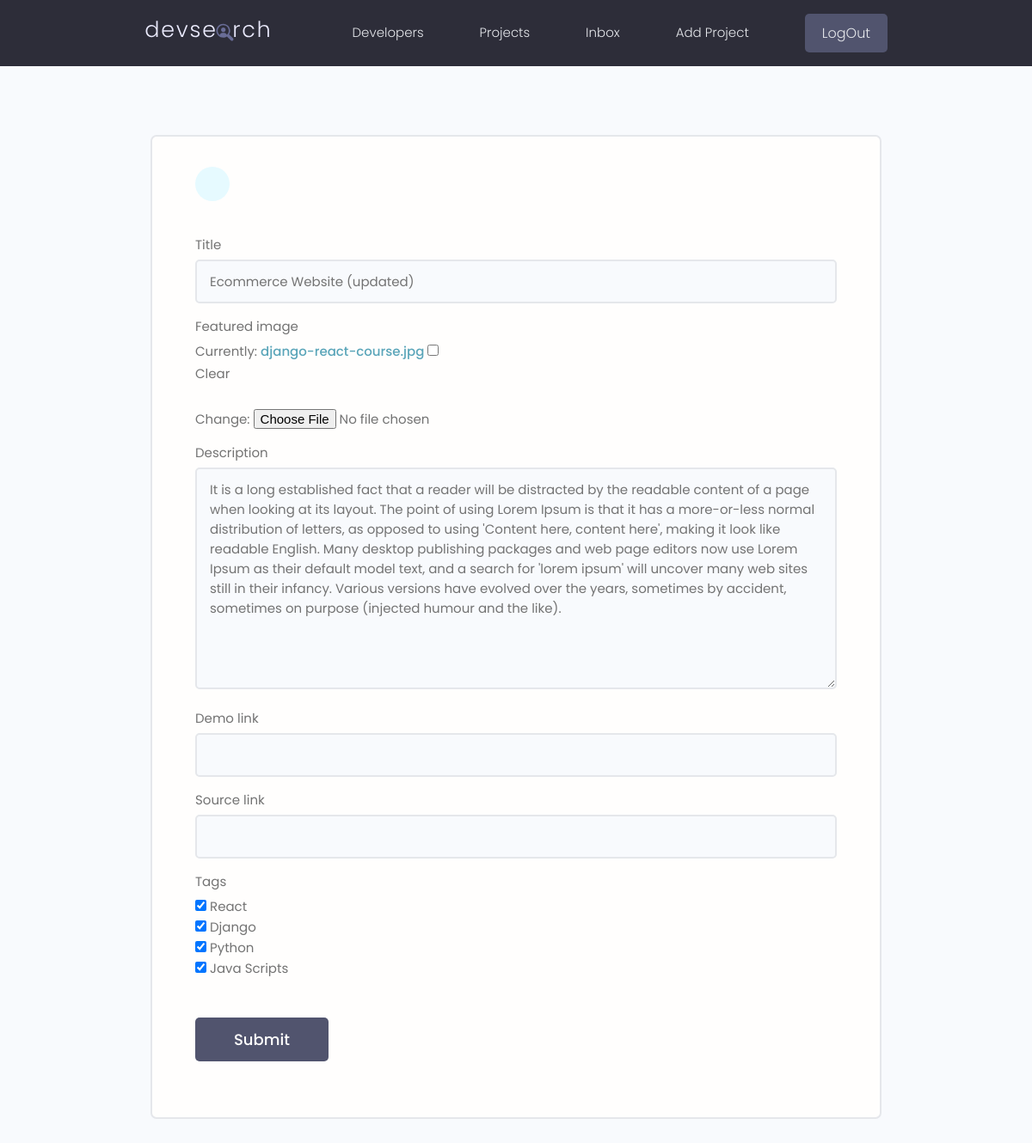
Screenshot of /practiceapp/update-project/d8c030150a324cce99af3295604e9eb4/ (signed in) with the database file from the repository.
### practiceapp/models.py (models this page shows, shortened)
class Project(models.Model):
    owner = models.ForeignKey(Profiles, null=True, blank=True, on_delete=models.SET_NULL)
    title = models.CharField(max_length=200)
    description = models.TextField(null=True, blank=True)
    featured_image = models.ImageField(null=True, blank=True, default="default.jpg")
    demo_link = models.CharField(max_length=2000, null=True, blank=True)
    source_link = models.CharField(max_length=2000, null=True, blank=True)
    tags = models.ManyToManyField('Tag',blank=True)
    vote_total = models.IntegerField(default=0, null=True, blank= True)
    vote_ratio = models.IntegerField(default=0, null=True, blank= True)
    created = models.DateTimeField(auto_now_add=True)
    id = models.UUIDField(default=uuid.uuid4, unique=True, editable=False, primary_key=True)

### practiceapp/views.py (the view)
# urls.py: path('update-project/<str:pk>/', views.updateproject, name="update-project"),
@login_required(login_url="login")
def updateproject(request, pk):
    project = Project.objects.get(id=pk)
    form = ProjectForm(instance = project)
    if request.method == "POST":
        form = ProjectForm(request.POST,request.FILES, instance=project)
        if form.is_valid():
            form.save()
            return redirect("projects")
    context = {
        "form": form
    }
    return render(request, "practiceapp/project_form.html",context)

### practiceapp/forms.py
class ProjectForm(ModelForm):
    class Meta:
        model = Project
        fields = ['title','featured_image', 'description', 'demo_link', 'source_link','tags']
        widgets = {
            'tags': forms.CheckboxSelectMultiple(),
        }
    def __init__(self, *args, **kwargs):
           super(ProjectForm, self).__init__(*args, **kwargs)
           for name, field in self.fields.items():
                field.widget.attrs.update({'class':'input'})

### practiceapp/models.py (called while the page is built)
    def __str__(self):
        return self.name

### practiceapp/templates/practiceapp/project_form.html (shortened to what this page needs)
{% extends "main.html" %}
{% block body %}
    <main class="formPage my-xl">
        <div class="content-box">
            <div class="formWrapper">
                <a class="backButton" href="#"></a>
                <br>
                <form class="form" method="POST" enctype="multipart/form-data">
                    {% for field in form %}
                    <div class="form__field">
                        <label for="formInput#text">{{field.label}} </label>
                        {{field}}
                    </div>
                    {% endfor %}
                    <input class="btn btn--sub btn--lg  my-md" type="submit" value="Submit" />
                </form>
            </div>
        </div>
    </main>
{% endblock %}

### static/styles/app.css (style rules this page uses)
.btn--sub { background-color: var(--color-sub-light); }
.content-box { width: 95%; max-width: 85rem; margin: 0 auto; }
.backButton { background: var(--color-main-light); color: var(--color-main); width: 4rem; height: 4rem; display: flex; align-items: center; justify-content: center; border-radius: 50%; }
.formPage .formWrapper { list-style: none; background: var(--color-white); padding: 3.5rem 5rem; border: 2px solid var(--color-light); border-radius: 0.7rem; }

### static/uikit/styles/modules/_base.css (style rules this page uses)
* { margin: 0; padding: 0; box-sizing: border-box; text-rendering: optimizeLegibility; color: inherit; font-size: inherit; }
body { line-height: 1.6; font-weight: 400; font-size: 1.5rem; color: var(--color-text); background-color: var(--color-bg); min-height: 100vh; }

### static/uikit/styles/modules/_typography.css (style rules this page uses)
* { font-family: var(--font-base); }
a { padding-bottom: 2px; text-decoration: none; display: inline-block; color: var(--color-main); font-weight: var(--font-medium); }

### static/uikit/styles/modules/_utilities.css (style rules this page uses)
.my-md { margin: 3rem auto; }
.my-xl { margin: 8rem auto; }

### static/uikit/styles/modules/_button.css (style rules this page uses)
.btn { display: inline-block; position: relative; cursor: pointer; background-color: var(--color-light); font-weight: var(--font-medium); color: var(--color-sub); text-decoration: none; padding: 1rem 2rem; border-radius: 0.5rem; border: none; width: -webkit-fit-content; width: -moz-fit-content; width: fit-content; height: -webkit-fit-content; height: -moz-fit-content; height: fit-content; font-size: 1.6rem; outline-width: 0; outline-color: transparent; -webkit-backface-visibility: hidden; backface-visibility: hidden; transition: all 0.3s ease-in-out; }
.btn--sub { background-color: var(--color-sub); color: var(--color-white); }
.btn--lg { font-size: 1.8rem; padding: 1.2rem 4.5rem; }

### static/uikit/styles/modules/_form.css (style rules this page uses)
.form { display: block; }
.form__field { margin-top: 1.5rem; margin-bottom: 1.5rem; }
.form__label, .form__field > label { display: block; margin-bottom: 0.5rem; color: var(--color-text); }
input.input[type='text'], input.input[type='email'], input.input[type='password'], input.input[type='number'], textarea.input { min-width: 24rem; width: 100%; padding: 1.2rem 1.5rem; border-radius: 0.5rem; border: 2px solid var(--color-light); transition: all 0.3s ease-in-out; background-color: var(--color-bg); }

### rows the page displays
Project: form "Ecommerce Website (updated)" "It is a long established fact that a reader will be distracted by the readable content of a page when looking at its layout. The point of using Lorem Ipsum is that it has a more-or-less normal distribution of letters, as opposed to using 'Content here, content here', making it look like readable English. Many desktop publishing packages and web page editors now use Lorem Ipsum as their default model text, and a search for 'lorem ipsum' will uncover many web sites still in their infancy. Various versions have evolved over the years, sometimes by accident, sometimes on purpose (injected humour and the like)."

### other values shown
{{ field.label }} "Title" "Featured image" "Description" "Demo link" "Source link" "Tags"
